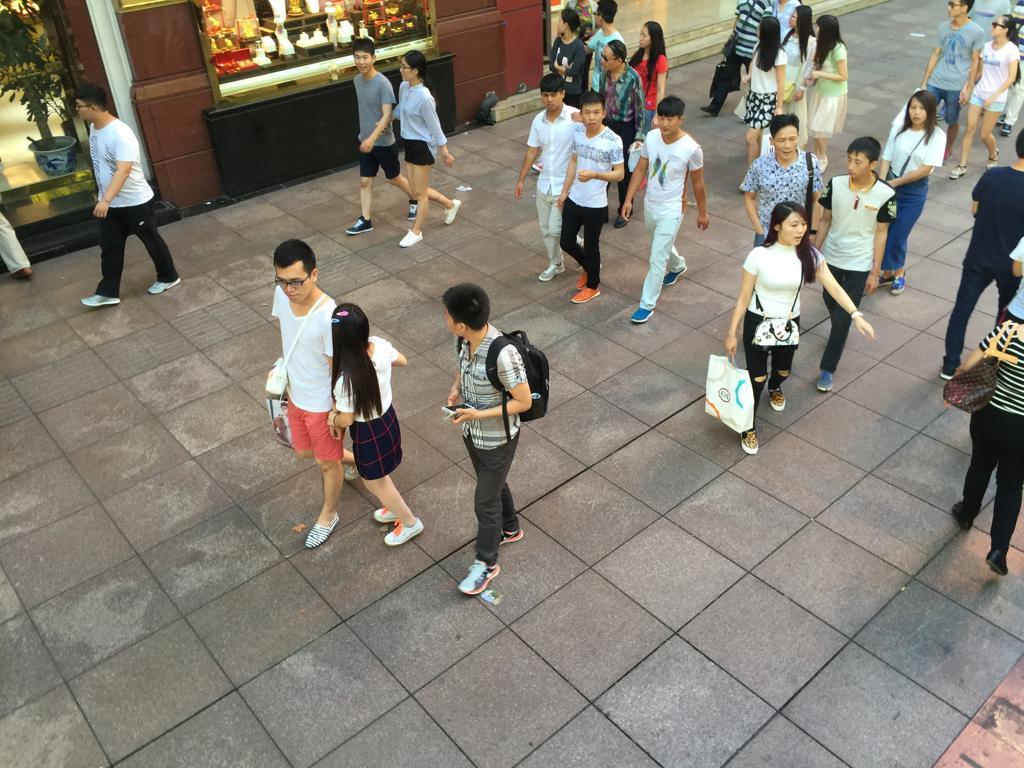
#> input picture test_images/IMG_1.jpg, 1024 x 768 px, given as the content of the folder test_images/IMG_1.jpgtrain_images, which was not available
$ python -i data_process_before_train.py   (imports and definitions only)
#> lines starting #> are read from the running program, lines starting #| are printed output that depends on the picture; pictures that were not available may be replaced by others from this repository, and a replacement may not be noted
import numpy as np
import cv2
import os
import numpy.random as random
from multiprocessing import Process, Manager


# [91 lines left out: functions learning_rate_type, generate_gaussian_kernel, gaussian_disperse, resize_density_map, not called in this run]


def load_whole_dataset(dataset_path, input_size=(300, 300), output_size=(60, 80),
                       dp_enlarge_rate=40, gaussian_kernel_size=23, gaussian_sigma=4,
                       load_num=10000):
#> called with dataset_path = 'test_images/IMG_1.jpg', input_size = (300, 300), output_size = (60, 80), dp_enlarge_rate = 40, gaussian_kernel_size = 23, gaussian_sigma = 4, load_num = 10000
    train_X = []
    train_gt = []
    for i in range(load_num):
        train_X.append(1)
        train_gt.append(1)

    random.seed()
    file_list = os.listdir(dataset_path + 'train_images')
    random.shuffle(file_list)
    for k, image in enumerate(file_list):
        total_num = load_num
        if k % int(total_num / 50) == 0:
            print("data loading finished {}%".format(100 * k / total_num))
        img = cv2.imread(dataset_path + 'train_images/' + image)
#> img is the input picture: shape (768, 1024, 3); mean B, G, R 115.5, 126.1, 131.8
        img = cv2.cvtColor(img, cv2.COLOR_RGB2GRAY)
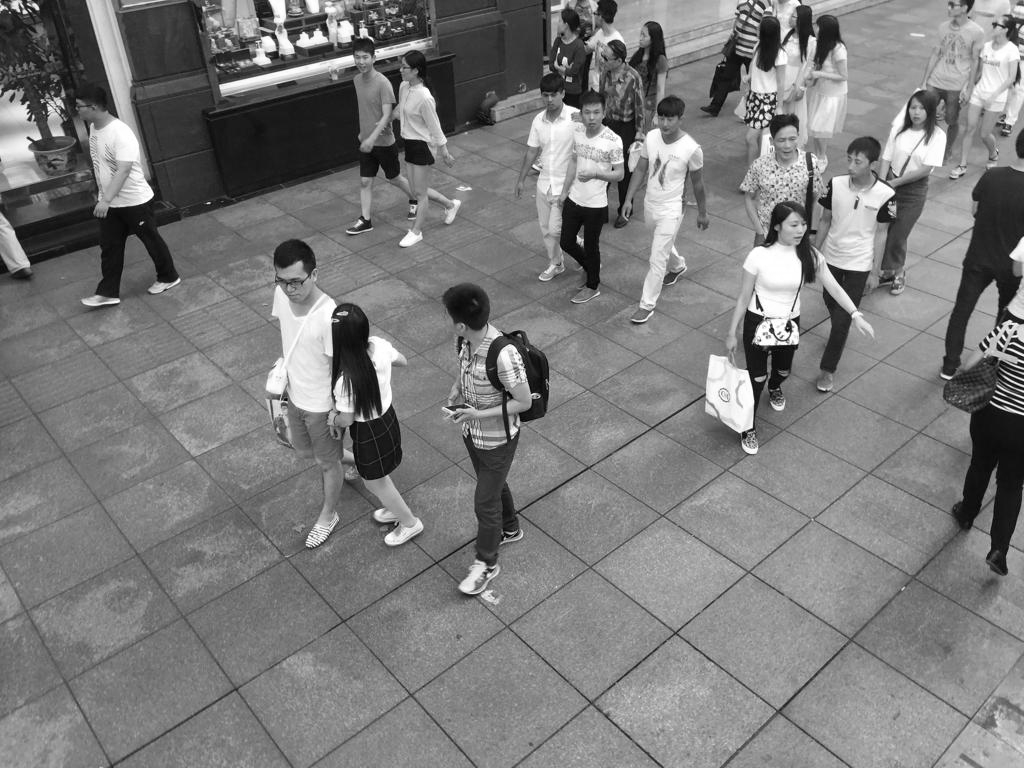
#> img: shape (768, 1024); min 1, max 255, mean 123.6
        img_resize = cv2.resize(img, (input_size[1], input_size[0]))
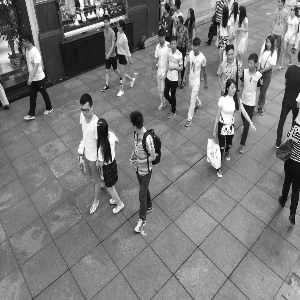
#> img_resize: shape (300, 300); min 6, max 255, mean 123.4
        train_X[k] = img_resize

        gt_name = "{}.npy".format(image.split(".")[0])
#> (the run stopped early here; a loop or call above may not have finished)

$ run again, on test_images/frame_01120.jpg
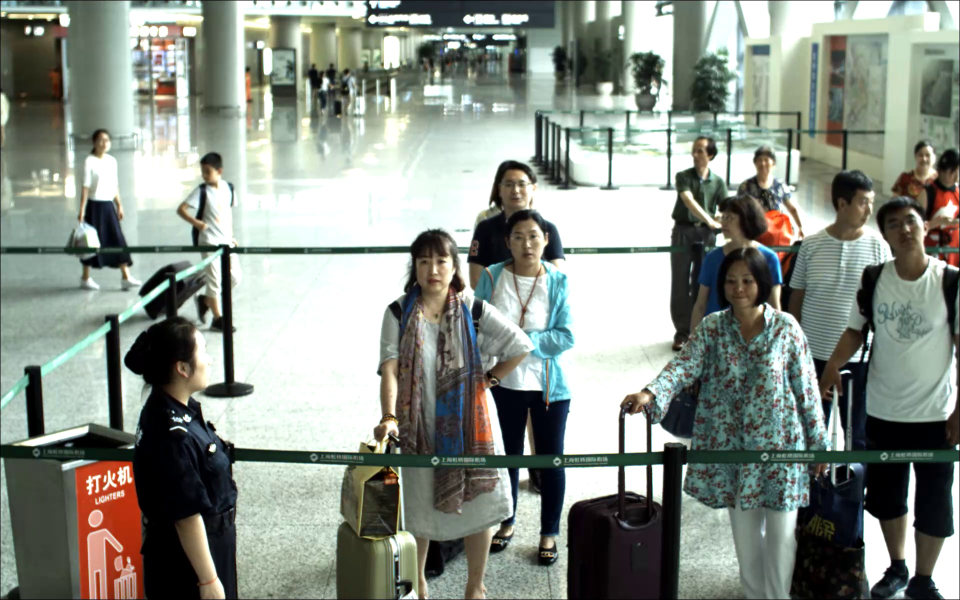
#> input picture test_images/frame_01120.jpg, 1920 x 1200 px, given as the content of the folder test_images/frame_01120.jpgtrain_images, which was not available (shown at 1/2 size)
#> in load_whole_dataset, img is the input picture: shape (1200, 1920, 3); mean B, G, R 134.4, 143.3, 136.1
#> in load_whole_dataset, `img = cv2.cvtColor(img, cv2.COLOR_RGB2GRAY)`:
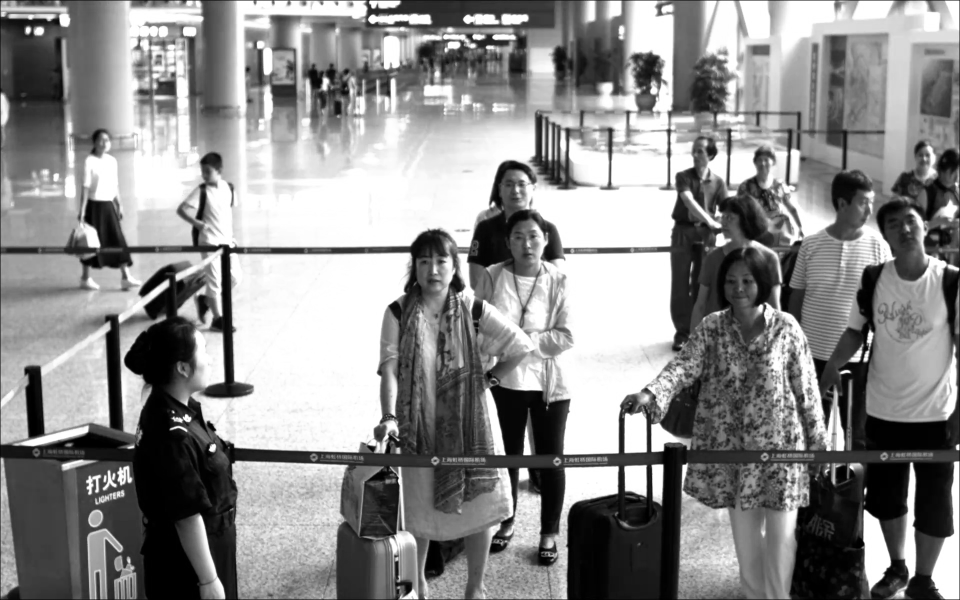
#> img: shape (1200, 1920) (shown at 1/2 size); min 0, max 255, mean 139.8
#> in load_whole_dataset, `img_resize = cv2.resize(img, (input_size[1], input_size[0]))`:
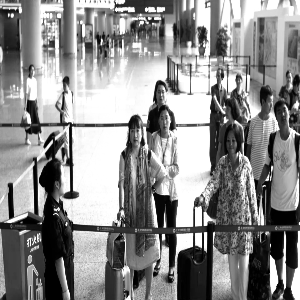
#> img_resize: shape (300, 300); min 0, max 255, mean 140

$ run again, on test_images/shitang.jpg
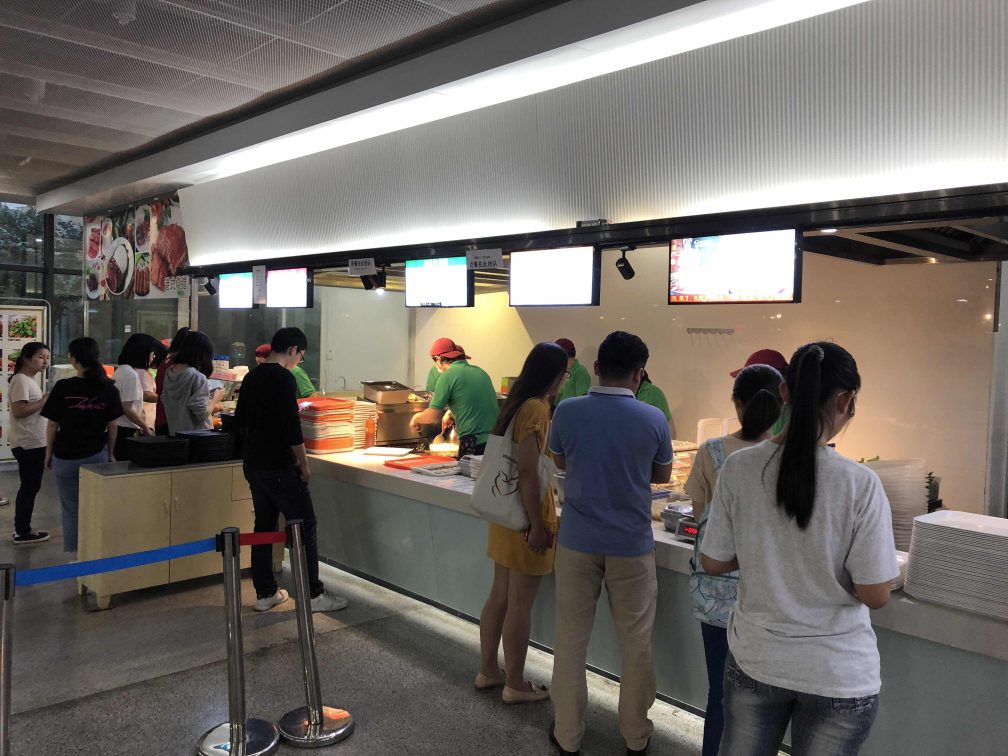
#> input picture test_images/shitang.jpg, 4032 x 3024 px, given as the content of the folder test_images/shitang.jpgtrain_images, which was not available (shown at 1/4 size)
#> in load_whole_dataset, img is the input picture: shape (3024, 4032, 3); mean B, G, R 100.4, 105.9, 111.4
#> in load_whole_dataset, `img = cv2.cvtColor(img, cv2.COLOR_RGB2GRAY)`:
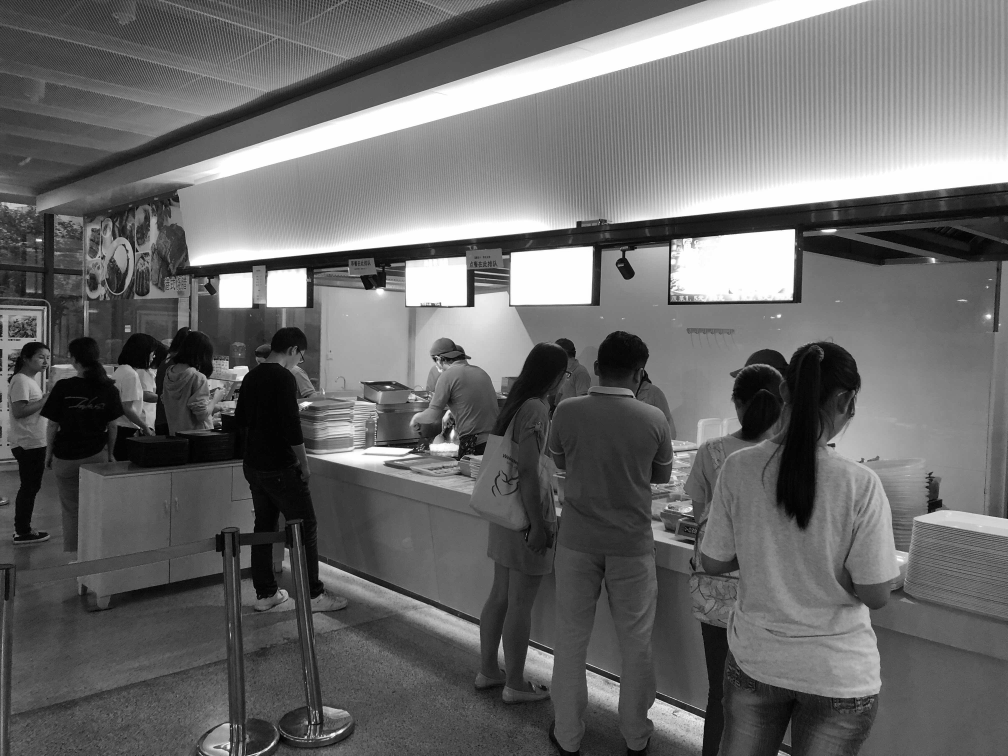
#> img: shape (3024, 4032) (shown at 1/4 size); min 0, max 255, mean 104.9
#> in load_whole_dataset, `img_resize = cv2.resize(img, (input_size[1], input_size[0]))`:
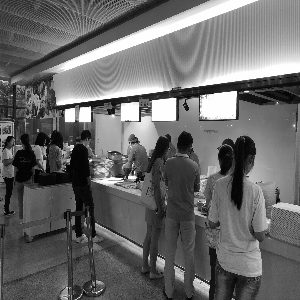
#> img_resize: shape (300, 300); min 0, max 255, mean 104.8
